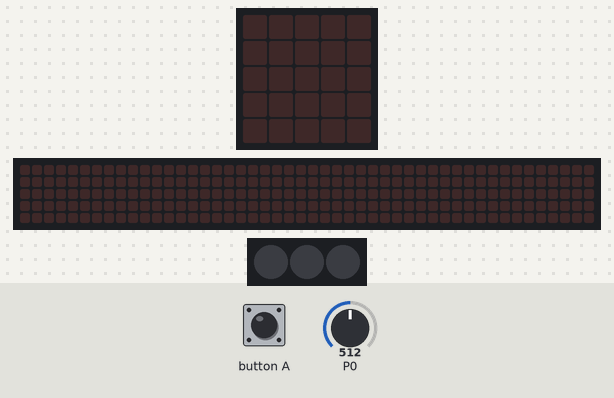
Bench run of a program on a simulated BBC micro:bit (MakeCode). Shown: the board's 5×5 LED display, a strip that is not on the board, showing the scrolling text unrolled, 3 RGB LEDs in strip order, left to right. The test bench sets the inputs (shaded band); at power-on: P0 = 512 (analog values on the 0–1023 scale). Dim RGB values are drawn brighter than linear; the 48×5 strip is a reading aid, not a part: it shows the text the display is scrolling, unrolled, one strip-width of it at a time.

Above: at 1.2 s.
1.3 s: button A pressed for 0.15 s
At 1.52 s:
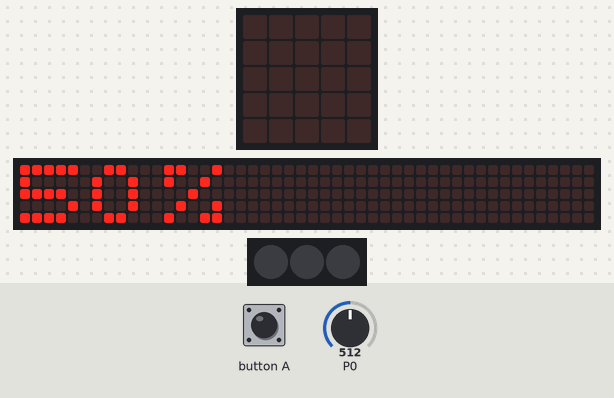
At 1.97 s:
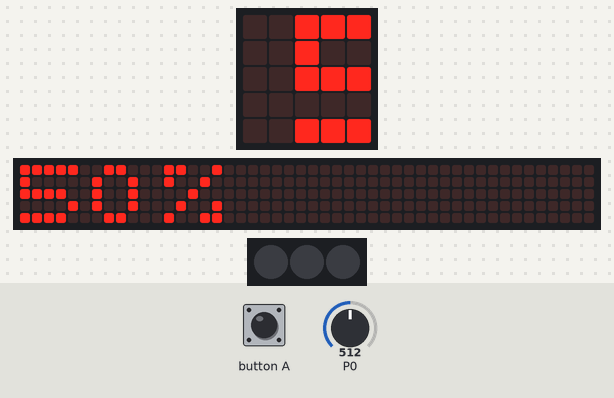
4.3 s: button A pressed for 0.15 s
At 8.5 s:
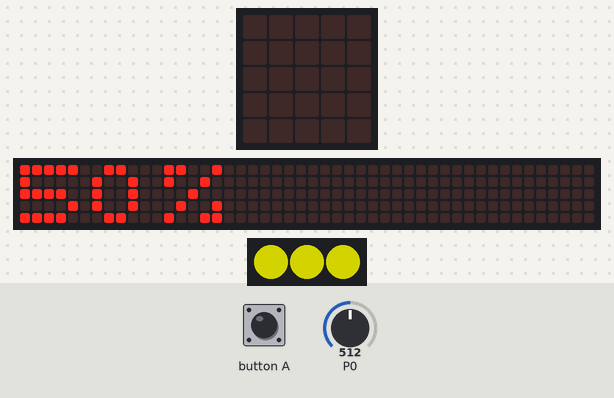
Timing chart, 0 to 10.0 s (numbered marks = the images above; inputs shaded):
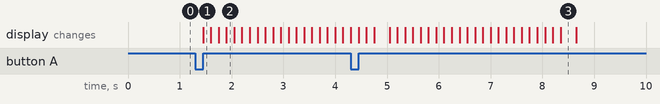

Measured:
- after the input at 1.3 s, the display: changes after 0.15 s (image 1)

The program:

main.ts
```typescript
input.onButtonPressed(Button.A, function () {
    Вологість = Math.map(pins.analogReadPin(AnalogPin.P0), 0, 1023, 0, 100)
    basic.showString("" + Math.round(Вологість) + "%")
    basic.clearScreen()
    if (Вологість > 70) {
        strip.showColor(neopixel.colors(NeoPixelColors.Green))
    } else {
        if (Вологість > 30) {
            strip.showColor(neopixel.colors(NeoPixelColors.Yellow))
        }
        if (Вологість < 30) {
            strip.showColor(neopixel.colors(NeoPixelColors.Red))
        }
    }
})
let Вологість = 0
let strip: neopixel.Strip = null
strip = neopixel.create(DigitalPin.P0, 3, NeoPixelMode.RGB)
let _1 = strip.range(0, 1)
let _2 = strip.range(1, 1)
let _3 = strip.range(2, 1)
```

test.ts
```typescript
// здесь помещаются тесты; они не будут скомпилированы, пока пакет используется в качестве расширения.
```
